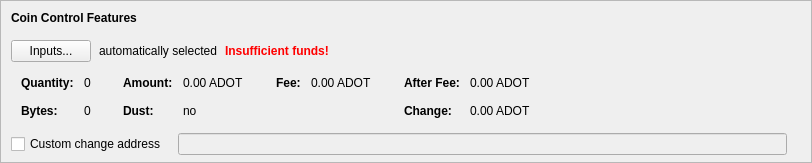
    <widget class="QFrame" name="frameCoinControl">
     <property name="sizePolicy">
      <sizepolicy hsizetype="Expanding" vsizetype="Expanding">
       <horstretch>0</horstretch>
       <verstretch>0</verstretch>
      </sizepolicy>
     </property>
     <property name="maximumSize">
      <size>
       <width>16777215</width>
       <height>16777215</height>
      </size>
     </property>
     <property name="frameShape">
      <enum>QFrame::StyledPanel</enum>
     </property>
     <property name="frameShadow">
      <enum>QFrame::Sunken</enum>
     </property>
     <layout class="QVBoxLayout" name="verticalLayoutCoinControl2">
      <property name="spacing">
       <number>0</number>
      </property>
      <property name="leftMargin">
       <number>0</number>
      </property>
      <property name="topMargin">
       <number>0</number>
      </property>
      <property name="rightMargin">
       <number>0</number>
      </property>
      <property name="bottomMargin">
       <number>6</number>
      </property>
      <item>
       <layout class="QVBoxLayout" name="verticalLayoutCoinControl" stretch="0,0,0,0,1">
        <property name="spacing">
         <number>0</number>
        </property>
        <property name="leftMargin">
         <number>10</number>
        </property>
        <property name="topMargin">
         <number>10</number>
        </property>
        <item>
         <layout class="QHBoxLayout" name="horizontalLayoutCoinControl1">
          <property name="bottomMargin">
           <number>15</number>
          </property>
          <item>
           <widget class="QLabel" name="labelCoinControlFeatures">
            <property name="sizePolicy">
             <sizepolicy hsizetype="Preferred" vsizetype="Maximum">
              <horstretch>0</horstretch>
              <verstretch>0</verstretch>
             </sizepolicy>
            </property>
            <property name="font">
             <font>
              <weight>75</weight>
              <bold>true</bold>
             </font>
            </property>
            <property name="styleSheet">
             <string notr="true">font-weight:bold;</string>
            </property>
            <property name="text">
             <string>Coin Control Features</string>
            </property>
           </widget>
          </item>
         </layout>
        </item>
        <item>
         <layout class="QHBoxLayout" name="horizontalLayoutCoinControl2" stretch="0,0,0,0">
          <property name="spacing">
           <number>8</number>
          </property>
          <property name="bottomMargin">
           <number>10</number>
          </property>
          <item>
           <widget class="QPushButton" name="pushButtonCoinControl">
            <property name="styleSheet">
             <string notr="true"/>
            </property>
            <property name="text">
             <string>Inputs...</string>
            </property>
            <property name="autoDefault">
             <bool>false</bool>
            </property>
           </widget>
          </item>
          <item>
           <widget class="QLabel" name="labelCoinControlAutomaticallySelected">
            <property name="text">
             <string>automatically selected</string>
            </property>
            <property name="margin">
             <number>5</number>
            </property>
           </widget>
          </item>
          <item>
           <widget class="QLabel" name="labelCoinControlInsuffFunds">
            <property name="font">
             <font>
              <weight>75</weight>
              <bold>true</bold>
             </font>
            </property>
            <property name="styleSheet">
             <string notr="true">color:red;font-weight:bold;</string>
            </property>
            <property name="text">
             <string>Insufficient funds!</string>
            </property>
            <property name="margin">
             <number>5</number>
            </property>
           </widget>
          </item>
          <item>
           <spacer name="horizontalSpacerCoinControl">
            <property name="orientation">
             <enum>Qt::Horizontal</enum>
            </property>
            <property name="sizeHint" stdset="0">
             <size>
              <width>40</width>
              <height>1</height>
             </size>
            </property>
           </spacer>
          </item>
         </layout>
        </item>
        <item>
         <widget class="QWidget" name="widgetCoinControl" native="true">
          <property name="sizePolicy">
           <sizepolicy hsizetype="Preferred" vsizetype="Preferred">
            <horstretch>0</horstretch>
            <verstretch>0</verstretch>
           </sizepolicy>
          </property>
          <property name="minimumSize">
           <size>
            <width>0</width>
            <height>0</height>
           </size>
          </property>
          <property name="styleSheet">
           <string notr="true"/>
          </property>
          <layout class="QHBoxLayout" name="horizontalLayoutCoinControl5">
           <property name="leftMargin">
            <number>0</number>
           </property>
           <property name="topMargin">
            <number>0</number>
           </property>
           <property name="rightMargin">
            <number>0</number>
           </property>
           <property name="bottomMargin">
            <number>0</number>
           </property>
           <item>
            <layout class="QHBoxLayout" name="horizontalLayoutCoinControl3" stretch="0,0,0,1">
             <property name="spacing">
              <number>20</number>
             </property>
             <property name="topMargin">
              <number>0</number>
             </property>
             <property name="bottomMargin">
              <number>10</number>
             </property>
             <item>
              <layout class="QFormLayout" name="formLayoutCoinControl1">
               <property name="horizontalSpacing">
                <number>10</number>
               </property>
               <property name="verticalSpacing">
                <number>14</number>
               </property>
               <property name="leftMargin">
                <number>10</number>
               </property>
               <property name="topMargin">
                <number>4</number>
               </property>
               <property name="rightMargin">
                <number>6</number>
               </property>
               <item row="0" column="0">
                <widget class="QLabel" name="labelCoinControlQuantityText">
                 <property name="font">
                  <font>
                   <weight>75</weight>
                   <bold>true</bold>
                  </font>
                 </property>
                 <property name="text">
                  <string>Quantity:</string>
                 </property>
                 <property name="margin">
                  <number>0</number>
                 </property>
                </widget>
               </item>
               <item row="0" column="1">
                <widget class="QLabel" name="labelCoinControlQuantity">
                 <property name="cursor">
                  <cursorShape>IBeamCursor</cursorShape>
                 </property>
                 <property name="contextMenuPolicy">
                  <enum>Qt::ActionsContextMenu</enum>
                 </property>
                 <property name="text">
                  <string notr="true">0</string>
                 </property>
                 <property name="margin">
                  <number>0</number>
                 </property>
                 <property name="textInteractionFlags">
                  <set>Qt::LinksAccessibleByMouse|Qt::TextSelectableByKeyboard|Qt::TextSelectableByMouse</set>
                 </property>
                </widget>
               </item>
               <item row="1" column="0">
                <widget class="QLabel" name="labelCoinControlBytesText">
                 <property name="font">
                  <font>
                   <weight>75</weight>
                   <bold>true</bold>
                  </font>
                 </property>
                 <property name="text">
                  <string>Bytes:</string>
                 </property>
                </widget>
               </item>
               <item row="1" column="1">
                <widget class="QLabel" name="labelCoinControlBytes">
                 <property name="cursor">
                  <cursorShape>IBeamCursor</cursorShape>
                 </property>
                 <property name="contextMenuPolicy">
                  <enum>Qt::ActionsContextMenu</enum>
                 </property>
                 <property name="text">
                  <string notr="true">0</string>
                 </property>
                 <property name="textInteractionFlags">
                  <set>Qt::LinksAccessibleByMouse|Qt::TextSelectableByKeyboard|Qt::TextSelectableByMouse</set>
                 </property>
                </widget>
               </item>
              </layout>
             </item>
             <item>
              <layout class="QFormLayout" name="formLayoutCoinControl2">
               <property name="horizontalSpacing">
                <number>10</number>
               </property>
               <property name="verticalSpacing">
                <number>14</number>
               </property>
               <property name="leftMargin">
                <number>6</number>
               </property>
               <property name="topMargin">
                <number>4</number>
               </property>
               <property name="rightMargin">
                <number>6</number>
               </property>
               <item row="0" column="0">
                <widget class="QLabel" name="labelCoinControlAmountText">
                 <property name="font">
                  <font>
                   <weight>75</weight>
                   <bold>true</bold>
                  </font>
                 </property>
                 <property name="text">
                  <string>Amount:</string>
                 </property>
                 <property name="margin">
                  <number>0</number>
                 </property>
                </widget>
               </item>
               <item row="0" column="1">
                <widget class="QLabel" name="labelCoinControlAmount">
                 <property name="cursor">
                  <cursorShape>IBeamCursor</cursorShape>
                 </property>
                 <property name="contextMenuPolicy">
                  <enum>Qt::ActionsContextMenu</enum>
                 </property>
                 <property name="text">
                  <string notr="true">0.00 ADOT</string>
                 </property>
                 <property name="textInteractionFlags">
                  <set>Qt::LinksAccessibleByMouse|Qt::TextSelectableByKeyboard|Qt::TextSelectableByMouse</set>
                 </property>
                </widget>
               </item>
               <item row="1" column="0">
                <widget class="QLabel" name="labelCoinControlLowOutputText">
                 <property name="font">
                  <font>
                   <weight>75</weight>
                   <bold>true</bold>
                  </font>
                 </property>
                 <property name="text">
                  <string>Dust:</string>
                 </property>
                </widget>
               </item>
               <item row="1" column="1">
                <widget class="QLabel" name="labelCoinControlLowOutput">
                 <property name="cursor">
                  <cursorShape>IBeamCursor</cursorShape>
                 </property>
                 <property name="contextMenuPolicy">
                  <enum>Qt::ActionsContextMenu</enum>
                 </property>
                 <property name="text">
                  <string notr="true">no</string>
                 </property>
                 <property name="textInteractionFlags">
                  <set>Qt::LinksAccessibleByMouse|Qt::TextSelectableByKeyboard|Qt::TextSelectableByMouse</set>
                 </property>
                </widget>
               </item>
              </layout>
             </item>
             <item>
              <layout class="QFormLayout" name="formLayoutCoinControl3">
               <property name="horizontalSpacing">
                <number>10</number>
               </property>
               <property name="verticalSpacing">
                <number>14</number>
               </property>
               <property name="leftMargin">
                <number>6</number>
               </property>
               <property name="topMargin">
                <number>4</number>
               </property>
               <property name="rightMargin">
                <number>6</number>
               </property>
               <item row="0" column="0">
                <widget class="QLabel" name="labelCoinControlFeeText">
                 <property name="font">
                  <font>
                   <weight>75</weight>
                   <bold>true</bold>
                  </font>
                 </property>
                 <property name="text">
                  <string>Fee:</string>
                 </property>
                 <property name="margin">
                  <number>0</number>
                 </property>
                </widget>
               </item>
               <item row="0" column="1">
                <widget class="QLabel" name="labelCoinControlFee">
                 <property name="cursor">
                  <cursorShape>IBeamCursor</cursorShape>
                 </property>
                 <property name="contextMenuPolicy">
                  <enum>Qt::ActionsContextMenu</enum>
                 </property>
                 <property name="text">
                  <string notr="true">0.00 ADOT</string>
                 </property>
                 <property name="textInteractionFlags">
                  <set>Qt::LinksAccessibleByMouse|Qt::TextSelectableByKeyboard|Qt::TextSelectableByMouse</set>
                 </property>
                </widget>
               </item>
              </layout>
             </item>
             <item>
              <layout class="QFormLayout" name="formLayoutCoinControl4">
               <property name="horizontalSpacing">
                <number>10</number>
               </property>
               <property name="verticalSpacing">
                <number>14</number>
               </property>
               <property name="leftMargin">
                <number>6</number>
               </property>
               <property name="topMargin">
                <number>4</number>
               </property>
               <property name="rightMargin">
                <number>6</number>
               </property>
               <item row="0" column="0">
                <widget class="QLabel" name="labelCoinControlAfterFeeText">
                 <property name="font">
                  <font>
                   <weight>75</weight>
                   <bold>true</bold>
                  </font>
                 </property>
                 <property name="text">
                  <string>After Fee:</string>
                 </property>
                 <property name="margin">
                  <number>0</number>
                 </property>
                </widget>
               </item>
               <item row="0" column="1">
                <widget class="QLabel" name="labelCoinControlAfterFee">
                 <property name="cursor">
                  <cursorShape>IBeamCursor</cursorShape>
                 </property>
                 <property name="contextMenuPolicy">
                  <enum>Qt::ActionsContextMenu</enum>
                 </property>
                 <property name="text">
                  <string notr="true">0.00 ADOT</string>
                 </property>
                 <property name="textInteractionFlags">
                  <set>Qt::LinksAccessibleByMouse|Qt::TextSelectableByKeyboard|Qt::TextSelectableByMouse</set>
                 </property>
                </widget>
               </item>
               <item row="1" column="0">
                <widget class="QLabel" name="labelCoinControlChangeText">
                 <property name="font">
                  <font>
                   <weight>75</weight>
                   <bold>true</bold>
                  </font>
                 </property>
                 <property name="text">
                  <string>Change:</string>
                 </property>
                </widget>
               </item>
               <item row="1" column="1">
                <widget class="QLabel" name="labelCoinControlChange">
                 <property name="cursor">
                  <cursorShape>IBeamCursor</cursorShape>
                 </property>
                 <property name="contextMenuPolicy">
                  <enum>Qt::ActionsContextMenu</enum>
                 </property>
                 <property name="text">
                  <string notr="true">0.00 ADOT</string>
                 </property>
                 <property name="textInteractionFlags">
                  <set>Qt::LinksAccessibleByMouse|Qt::TextSelectableByKeyboard|Qt::TextSelectableByMouse</set>
                 </property>
                </widget>
               </item>
              </layout>
             </item>
            </layout>
           </item>
          </layout>
         </widget>
        </item>
        <item>
         <layout class="QHBoxLayout" name="horizontalLayoutCoinControl4" stretch="0,0,0">
          <property name="spacing">
           <number>12</number>
          </property>
          <property name="sizeConstraint">
           <enum>QLayout::SetDefaultConstraint</enum>
          </property>
          <property name="topMargin">
           <number>5</number>
          </property>
          <property name="rightMargin">
           <number>5</number>
          </property>
          <item>
           <widget class="QCheckBox" name="checkBoxCoinControlChange">
            <property name="toolTip">
             <string>If this is activated, but the change address is empty or invalid, change will be sent to a newly generated address.</string>
            </property>
            <property name="text">
             <string>Custom change address</string>
            </property>
           </widget>
          </item>
          <item>
           <widget class="QValidatedLineEdit" name="lineEditCoinControlChange">
            <property name="enabled">
             <bool>false</bool>
            </property>
            <property name="sizePolicy">
             <sizepolicy hsizetype="Expanding" vsizetype="Fixed">
              <horstretch>0</horstretch>
              <verstretch>0</verstretch>
             </sizepolicy>
            </property>
           </widget>
          </item>
          <item>
           <widget class="QLabel" name="labelCoinControlChangeLabel">
            <property name="sizePolicy">
             <sizepolicy hsizetype="Preferred" vsizetype="Expanding">
              <horstretch>0</horstretch>
              <verstretch>0</verstretch>
             </sizepolicy>
            </property>
            <property name="minimumSize">
             <size>
              <width>0</width>
              <height>0</height>
             </size>
            </property>
            <property name="text">
             <string/>
            </property>
            <property name="margin">
             <number>3</number>
            </property>
           </widget>
          </item>
         </layout>
        </item>
        <item>
         <spacer name="verticalSpacerCoinControl">
          <property name="orientation">
           <enum>Qt::Vertical</enum>
          </property>
          <property name="sizeHint" stdset="0">
           <size>
            <width>800</width>
            <height>1</height>
           </size>
          </property>
         </spacer>
        </item>
       </layout>
      </item>
     </layout>
    </widget>
